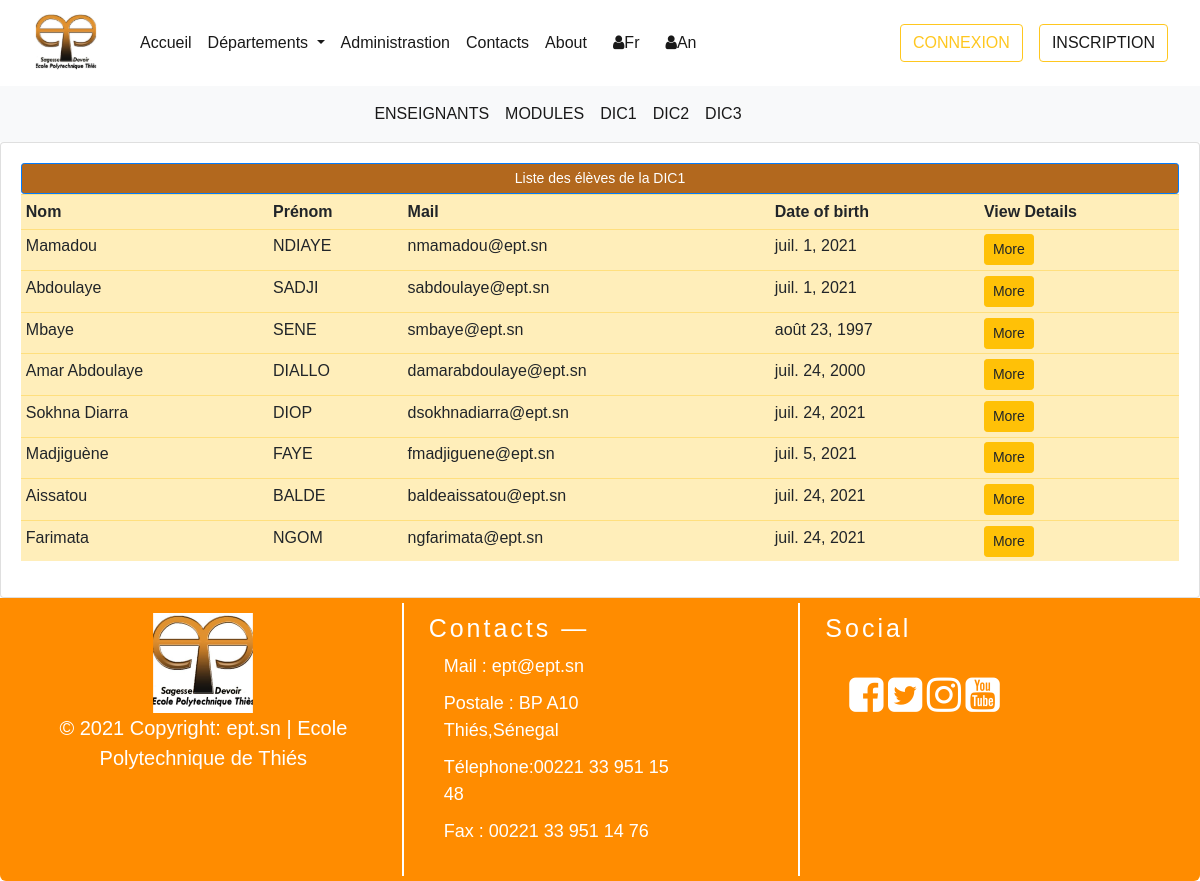
Screenshot of /fr/departement/git/dic1 with the database file from the repository.
### departements/models.py (models this page shows, shortened)
class Utilisateur(models.Model):  # COMM0N
    first_name = models.CharField(max_length=300, null=True)
    last_name = models.CharField(max_length=300, null=True)
    mail_user =  models.EmailField(max_length=300, null= True)
    class Meta:
        abstract = True

class EtudiantModel(Utilisateur):  # STUDENT
    CATEGORY = (
            ('GIT', 'GIT'),
            ('GEM', 'GEM'),
            ('GC', 'GC'),
            ('AERO', 'AERO'),
            ('TC', 'TC')
        )
    LEVEL = (
            ('TC1', 'TC1'),
            ('TC2', 'TC2'),
            ('DIC1', 'DIC1'),
            ('DIC2', 'DIC2'),
            ('DIC3', 'DIC3')
        )
    date_of_birth = models.DateField(null=True)
    place_of_birth = models.CharField(max_length=300, null=True)
    depart = models.CharField(max_length = 200, null = True, choices = CATEGORY)
    ma_classe = models.CharField(max_length = 200, null = True, choices = LEVEL )
    class Meta :
        verbose_name = "Etudiant"

### departements/views.py (the view)
# urls.py: path("departement/git/dic1", dic1git, name="dic1git"),
def dic1git(request):
    student_list = EtudiantModel.objects.filter(ma_classe = 'DIC1').filter(depart = 'GIT')
    page = request.GET.get('page', 1)
    paginator = Paginator(student_list, 10)
    try:
        students = paginator.page(page)
    except PageNotAnInteger:
        students = paginator.page(1)
    except EmptyPage:
        students = paginator.page(paginator.num_pages)
    context = {'students': students, "classe" : "DIC1"}
    return render(request, "departements/dept_git/dic1.html", context)

### templates/departements/dept_git/dic1.html (shortened to what this page needs)
{% extends "home/base.html" %}
{% block content %}
{% include 'departements/menu_nav_dep.html' %}
<div class="container">
    <div class="row">
        <div class="col-md-12">
            <div class="card card-body">
                <span class="btn btn-primary btn-sm btn-block" style="background-color: #b2681e;">Liste des élèves de la {{classe}} </span>
                <table class="table table-sm table-warning">
                    <tr>
                        <th>Nom</th>
                        <th>Prénom</th>
                        <th>Mail</th>
                        <th>Date of birth</th>
                        <th>View Details</th>
                    </tr>
                    {% for student in students %}
                        <tr>
                            <td>{{ student.first_name }}</td>
                            <td>{{ student.last_name |upper }}</td>
                            <td>{{ student.mail_user }}</td>
                            <td>{{ student.date_of_birth }}</td>
                            <td><a class="btn btn-sm btn-warning" href="{% url 'dic1git_details' student.id %}">More</a></td>
                        </tr>
                    {% endfor%}
                </table>
            </div>
        </div>
    </div>
{% endblock %}

### templates/home/connexion.html (style rules this page uses)
body { font-family: Arial, Helvetica, sans-serif; }

### rows the page displays
EtudiantModel: first_name "Mamadou", last_name "NDIAYE", mail_user "nmamadou@ept.sn", date_of_birth "juil. 1, 2021"
EtudiantModel: first_name "Abdoulaye", last_name "SADJI", mail_user "sabdoulaye@ept.sn", date_of_birth "juil. 1, 2021"
EtudiantModel: first_name "Mbaye", last_name "SENE", mail_user "smbaye@ept.sn", date_of_birth "août 23, 1997"
EtudiantModel: first_name "Amar Abdoulaye", last_name "DIALLO", mail_user "damarabdoulaye@ept.sn", date_of_birth "juil. 24, 2000"
EtudiantModel: first_name "Sokhna Diarra", last_name "DIOP", mail_user "dsokhnadiarra@ept.sn", date_of_birth "juil. 24, 2021"
EtudiantModel: first_name "Madjiguène", last_name "FAYE", mail_user "fmadjiguene@ept.sn", date_of_birth "juil. 5, 2021"
EtudiantModel: first_name "Aissatou", last_name "BALDE", mail_user "baldeaissatou@ept.sn", date_of_birth "juil. 24, 2021"
EtudiantModel: first_name "Farimata", last_name "NGOM", mail_user "ngfarimata@ept.sn", date_of_birth "juil. 24, 2021"

### other values shown
{{ classe }} "DIC1"
